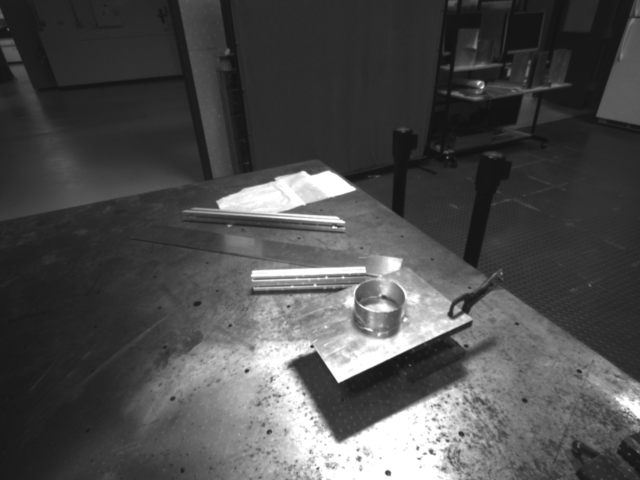
#> input picture pcs_detection/scripts/data/aluminum_3/training/0000.png, 640 x 480 px
$ python -i utils.py   (imports and definitions only)
#> lines starting #> are read from the running program, lines starting #| are printed output that depends on the picture; after the words box and inside, x2 and y2 are one past the last pixel; in counts of white or black regions, pixels touching at a corner belong together
#> further down, picture is the input picture: shape (480, 640, 3); min 17, max 255, mean 76.9
'''
 * @file utils.py
 * @brief Helper functions for viewing images and reading/writing config and label files
 *
 * @author Jake Janssen
 * @date Oct 24, 2019
 * @version TODO
 * @bug No known bugs
 *
 * @copyright Copyright (c) 2019, Southwest Research Institute
 *
 * @par License
 * Software License Agreement (Apache License)
 * @par
 * Licensed under the Apache License, Version 2.0 (the "License");
 * you may not use this file except in compliance with the License.
 * You may obtain a copy of the License at
 * http://www.apache.org/licenses/LICENSE-2.0
 * @par
 * Unless required by applicable law or agreed to in writing, software
 * distributed under the License is distributed on an "AS IS" BASIS,
 * WITHOUT WARRANTIES OR CONDITIONS OF ANY KIND, either express or implied.
 * See the License for the specific language governing permissions and
 * limitations under the License.
 '''

import numpy as np
import pandas as pd
from lxml import etree
import cv2
import os
import json

# [102 lines left out: functions get_labels_from_xml, dump_validation_config, dump_inference_config, resize, not called in this run]


def minMaxNormalize(chnls):
    '''
    Normalizes images to have pixel values between 0-255
    This function should only be used for displaying
    '''
    #loop over all of the channels
    for i in range(chnls.shape[-1]):
        # calculate min and ptp of each channel.
        min_arr = np.min(chnls[:, :, i][chnls[:, :, i] != 0])
        ptp_arr = chnls[:, :, i].ptp()

        chnls[:, :, i] = (((chnls[:, :, i] - min_arr) / ptp_arr) * 255)

    return chnls.astype(np.uint8)

def histogram(original_image):
    '''
    Displays a histogram showing the pixel value distributions per channel of the image.
    This function should be used to check the being fed into the network.
    Each channel should have a mean of zero and all standard deviations should be within the same magnitude.
    '''
    img_cv = original_image.copy()

    org_means = []
    org_stds = []

    for i in range(img_cv.shape[-1]):
        org_means.append(round(img_cv[:,:,i].mean(),2))
        org_stds.append(round(img_cv[:,:,i].std(),2))
#> after the loop, org_means = [76.91, 76.91, 76.91]; org_stds = [58.95, 58.95, 58.95]

    img_cv = minMaxNormalize(img_cv)

    # Histograms of data distribution
    # split channels
    hist_chnls = cv2.split(img_cv)

    # histogram parameters
    histSize = 256
    histRange = (0,256)
    accumulate = False
    hist_w = 512
    hist_h = 400
    bin_w = int(round( hist_w/histSize ))
    histImage = np.zeros((hist_h, hist_w, 4), dtype=np.uint8)

    hists = []

    # text colors and colors for plot
    t_colors = [(210,0,0), (0,210,0), (0,0,210)]
    colors = [(255,0,0), (0,255,0), (0,0,255) ]

    # starting vertical location of text
    text_h = 30

    # get data into histogram format
    for ii in range(len(hist_chnls)):
        temp_hist = cv2.calcHist(hist_chnls, [ii], None, [histSize], histRange, accumulate=accumulate)
        cv2.normalize(temp_hist, temp_hist, alpha = 0, beta=hist_h, norm_type=cv2.NORM_MINMAX)
        hists.append(temp_hist)
#> this loop made 3 passes
#> after the loop, hists = 3 items

    # add histogram to image
    for jj in range(1, histSize):
        for curr_hist, color in zip(hists,colors):
            cv2.line(histImage, ( bin_w*(jj-1), hist_h - int((curr_hist[jj-1]).round()) ),
                    ( bin_w*(jj), hist_h - int((curr_hist[jj]).round()) ),
                    color, thickness=1)
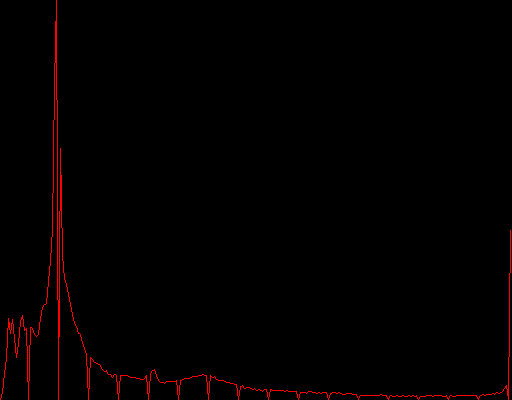
#> histImage: shape (400, 512, 4); mean of channels 0, 1, 2, 3 0, 0, 2.9, 0; drawn as B, G, R

    # add text and mean/normal distribution lines
    for ii, color, t_color in zip(range(len(hist_chnls)), colors, t_colors):
        hist_std = int(round(hist_chnls[ii].std()))
        hist_mean = int(round(hist_chnls[ii].mean()))
        cv2.circle(histImage, (2*hist_mean, 400 ), 2*hist_std, color, thickness=4)
        display_str = 'Mean: ' + str(org_means[ii]) + ', Std: ' + str(org_stds[ii])
        cv2.putText(histImage , display_str, (10,text_h), cv2.FONT_HERSHEY_SIMPLEX, .4, t_color, 1,cv2.LINE_AA)
        text_h += 20
#> this loop made 3 passes
#> (color, t_color, text_h) on passes 1 to 3: ((255, 0, 0), (210, 0, 0), 50), ((0, 255, 0), (0, 210, 0), 70), ((0, 0, 255), (0, 0, 210), 90)
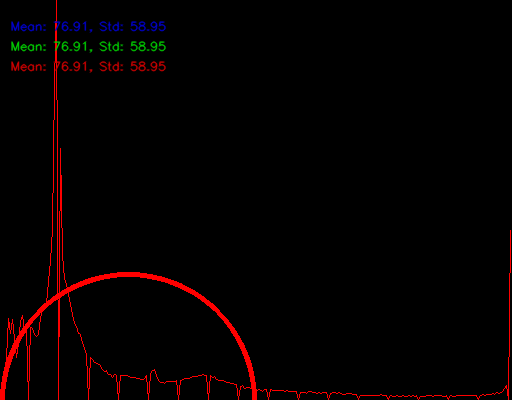
#> histImage: shape (400, 512, 4); 2.37% of pixels changed, all inside (x1, y1, x2, y2) = (0, 20, 257, 400); drawn as B, G, R
#> after the loop, text_h = 90

    # display histogram
    cv2.imshow('RGBT Data Distribution', histImage)

# [35 lines left out: functions colorTriLabel, colorPrediction, LABtoBGR, get_colors, not called in this run]

>>> import cv2
>>> picture = cv2.imread('../../scripts/data/aluminum_3/training/0000.png')
>>> result = histogram(picture)
#> result = None

$ run again, on pcs_detection/scripts/data/aluminum_3/training/0001.png
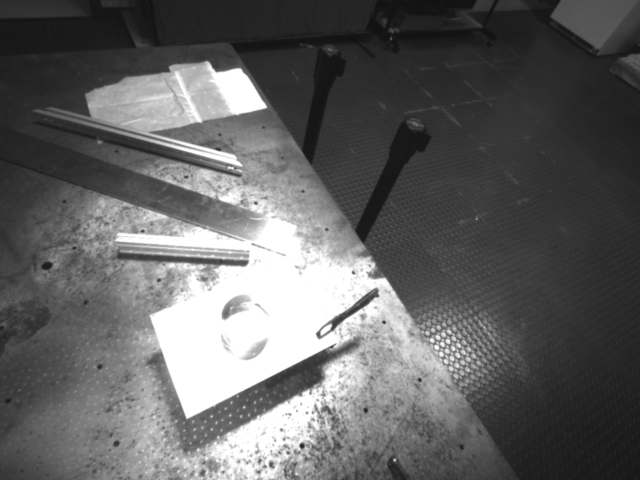
#> input picture pcs_detection/scripts/data/aluminum_3/training/0001.png, 640 x 480 px
#> picture is the input picture: shape (480, 640, 3); min 18, max 255, mean 98.4
#> after the loop in histogram, `for i in range(img_cv.shape[-1]):`: org_means = [98.37, 98.37, 98.37]; org_stds = [70.73, 70.73, 70.73]
#> the loop in histogram, `for ii in range(len(hist_chnls)):` made 3 passes
#> after the loop in histogram, `for ii in range(len(hist_chnls)):`: hists = 3 items
#> after the loop in histogram, `for jj in range(1, histSize):`:
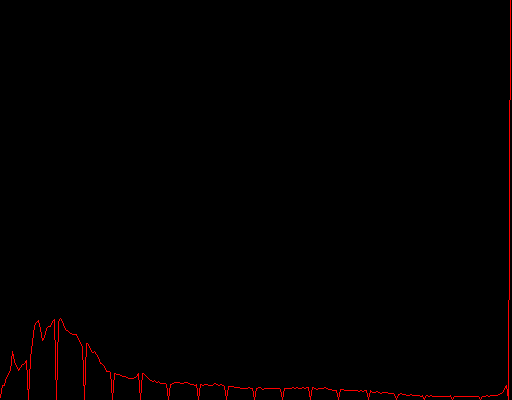
#> histImage: shape (400, 512, 4); mean of channels 0, 1, 2, 3 0, 0, 2, 0; drawn as B, G, R
#> the loop in histogram, `for ii, color, t_color in zip(range(len(hist_chnls)), colors, t_colors):` made 3 passes
#> (color, t_color, text_h) on passes 1 to 3: ((255, 0, 0), (210, 0, 0), 50), ((0, 255, 0), (0, 210, 0), 70), ((0, 0, 255), (0, 0, 210), 90)
#> after the loop in histogram, `for ii, color, t_color in zip(range(len(hist_chnls)), colors, t_colors):`:
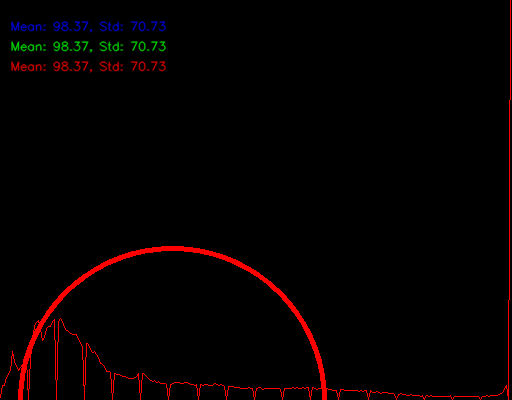
#> histImage: shape (400, 512, 4); 2.58% of pixels changed, all inside (x1, y1, x2, y2) = (10, 20, 327, 400); drawn as B, G, R
#> after the loop in histogram, `for ii, color, t_color in zip(range(len(hist_chnls)), colors, t_colors):`: text_h = 90
#> result = None

$ run again, on pcs_detection/scripts/data/aluminum_3/training/0002.png
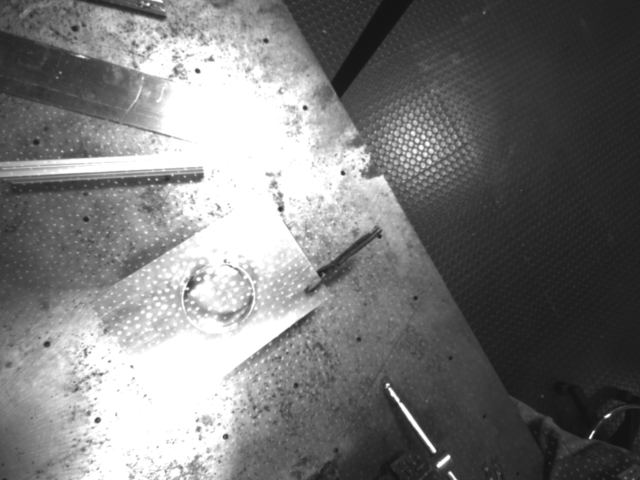
#> input picture pcs_detection/scripts/data/aluminum_3/training/0002.png, 640 x 480 px
#> picture is the input picture: shape (480, 640, 3); min 18, max 255, mean 120.7
#> after the loop in histogram, `for i in range(img_cv.shape[-1]):`: org_means = [120.7, 120.7, 120.7]; org_stds = [79.06, 79.06, 79.06]
#> the loop in histogram, `for ii in range(len(hist_chnls)):` made 3 passes
#> after the loop in histogram, `for ii in range(len(hist_chnls)):`: hists = 3 items
#> after the loop in histogram, `for jj in range(1, histSize):`:
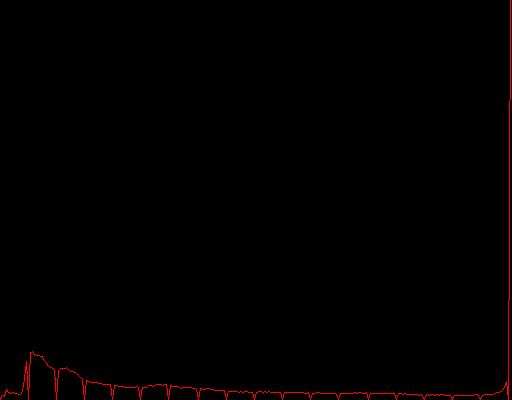
#> histImage: shape (400, 512, 4); mean of channels 0, 1, 2, 3 0, 0, 1.6, 0; drawn as B, G, R
#> the loop in histogram, `for ii, color, t_color in zip(range(len(hist_chnls)), colors, t_colors):` made 3 passes
#> (color, t_color, text_h) on passes 1 to 3: ((255, 0, 0), (210, 0, 0), 50), ((0, 255, 0), (0, 210, 0), 70), ((0, 0, 255), (0, 0, 210), 90)
#> after the loop in histogram, `for ii, color, t_color in zip(range(len(hist_chnls)), colors, t_colors):`:
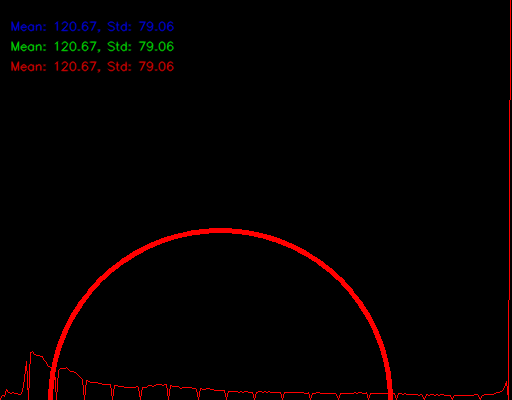
#> histImage: shape (400, 512, 4); 2.82% of pixels changed, all inside (x1, y1, x2, y2) = (10, 20, 393, 400); drawn as B, G, R
#> after the loop in histogram, `for ii, color, t_color in zip(range(len(hist_chnls)), colors, t_colors):`: text_h = 90
#> result = None

$ run again, on pcs_detection/scripts/data/aluminum_3/training/0003.png
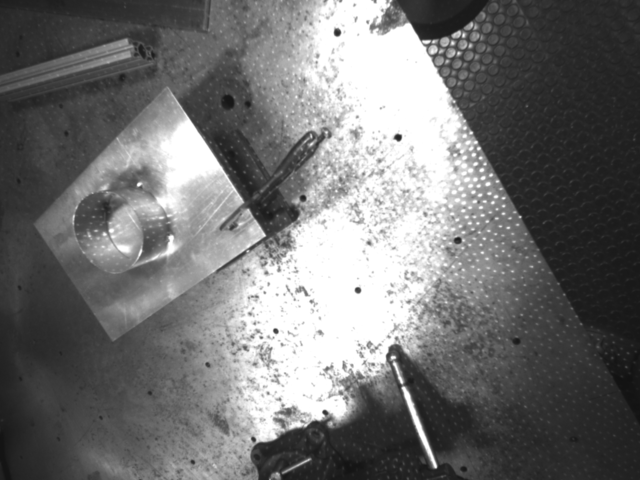
#> input picture pcs_detection/scripts/data/aluminum_3/training/0003.png, 640 x 480 px
#> picture is the input picture: shape (480, 640, 3); min 18, max 255, mean 113.4
#> after the loop in histogram, `for i in range(img_cv.shape[-1]):`: org_means = [113.4, 113.4, 113.4]; org_stds = [77.06, 77.06, 77.06]
#> the loop in histogram, `for ii in range(len(hist_chnls)):` made 3 passes
#> after the loop in histogram, `for ii in range(len(hist_chnls)):`: hists = 3 items
#> after the loop in histogram, `for jj in range(1, histSize):`:
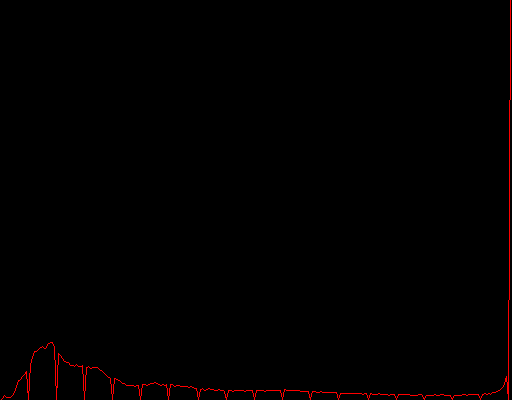
#> histImage: shape (400, 512, 4); mean of channels 0, 1, 2, 3 0, 0, 1.6, 0; drawn as B, G, R
#> the loop in histogram, `for ii, color, t_color in zip(range(len(hist_chnls)), colors, t_colors):` made 3 passes
#> (color, t_color, text_h) on passes 1 to 3: ((255, 0, 0), (210, 0, 0), 50), ((0, 255, 0), (0, 210, 0), 70), ((0, 0, 255), (0, 0, 210), 90)
#> after the loop in histogram, `for ii, color, t_color in zip(range(len(hist_chnls)), colors, t_colors):`:
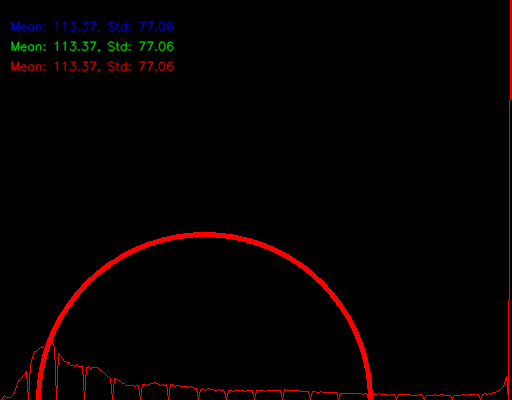
#> histImage: shape (400, 512, 4); 2.68% of pixels changed, all inside (x1, y1, x2, y2) = (10, 20, 373, 400); drawn as B, G, R
#> after the loop in histogram, `for ii, color, t_color in zip(range(len(hist_chnls)), colors, t_colors):`: text_h = 90
#> result = None
